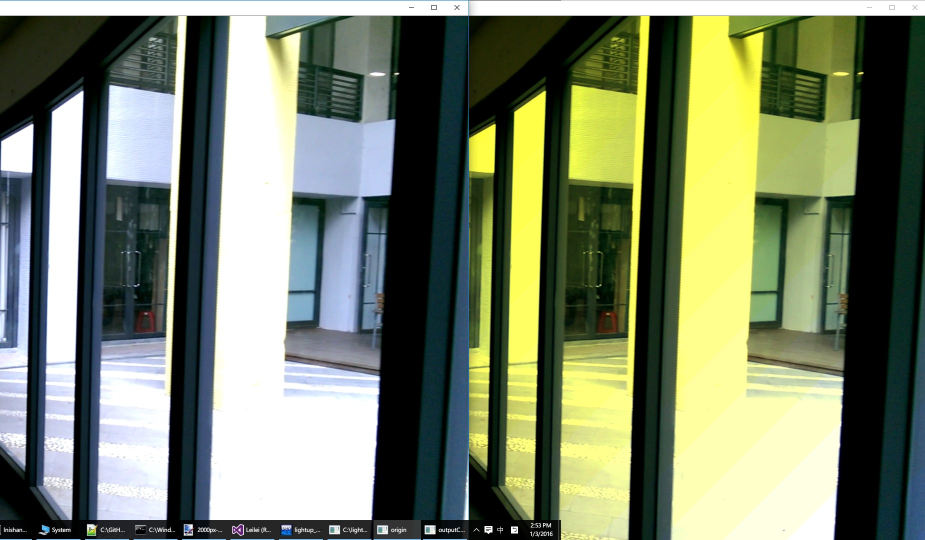
//> input picture _presentation/img/2016-01-03_14-54-03.jpg, 1850 x 1080 px (shown at 1/2 size)
$ ./gray_world_pthread ../_presentation/img/2016-01-03_14-54-03.jpg 100   (built with g++ and OpenCV 4)
//> lines starting //> are read from the running program, lines starting //| are printed output that depends on the picture
#include <opencv2/highgui/highgui.hpp>
#include <opencv2/imgproc/imgproc.hpp>
#include <cstdio>
#include <cstdlib>
#include <cmath>
#include <vector>
#include <algorithm>
#include <ctime>
#include <pthread.h>

using namespace std;
using namespace cv;

struct BGR {
	int b, g, r;
	BGR(int b,int g,int r)
	:b(b), g(g), r(r) {}
};

Mat img;
int threadNum;

int avg[3];

vector< vector<int> > local_int_ret;
void* sumBGR(void *rank) {
	int tid = (long)rank;
	int cols = img.cols;
	int nums = img.rows / threadNum;
	int from = tid * nums;
	int to = (tid==threadNum-1)? img.rows : from + nums;
	int localB=0, localG=0, localR=0;
	for(int i=from; i<to; ++i)
		for(int j=0; j<cols; ++j) {
			localB += img.at<Vec3b>(i,j)[0];
			localG += img.at<Vec3b>(i,j)[1];
			localR += img.at<Vec3b>(i,j)[2];
		}
	local_int_ret[tid][0] = localB;
	local_int_ret[tid][1] = localG;
	local_int_ret[tid][2] = localR;
}

void* normal(void *rank) {
	int tid = (long)rank;
	int avgB = avg[0];
	int avgG = avg[1];
	int avgR = avg[2];
	int base = avg[1];

	int cols = img.cols;
	int nums = img.rows / threadNum;
	int from = tid * nums;
	int to = (tid==threadNum-1)? img.rows : from + nums;
	for(int i=from; i<to; ++i)
		for(int j=0; j<cols; ++j) {
			img.at<Vec3b>(i,j)[0] = min(255,
				(int)(base * img.at<Vec3b>(i,j)[0] / avgB));
			img.at<Vec3b>(i,j)[1] = min(255,
				(int)(base * img.at<Vec3b>(i,j)[1] / avgG));
			img.at<Vec3b>(i,j)[2] = min(255,
				(int)(base * img.at<Vec3b>(i,j)[2] / avgR));
		}
}

int main(int argc, const char** argv){
	if (CV_MAJOR_VERSION < 3) {
		puts("Advise you update to OpenCV3");
	}
	if( argc<2 ) {
		puts("Please specify input image path");
		return 0;
	}
	if( argc<3 ) {
		puts("Please specify thread num");
		return 0;
	}

	// Read an image
	// The 3 channels are BGR (Blue, Green, and Red)
	img = imread(argv[1], 1);
//> img is the input picture: 1080 rows x 1850 cols, CV_8UC3; mean B, G, R 106, 130.6, 121.5
	if( !img.data ) {
		puts("read image failed");
		return 0;
	}
	imshow("origin", img);
	int rows = img.rows;
//> rows = 1080
	int cols = img.cols;
//> cols = 1850
	int picSz = rows * cols;
//> picSz = 1998000

	threadNum = atoi(argv[2]);
//> threadNum = 100
	pthread_t *threads;
	threads = (pthread_t*)malloc(threadNum * sizeof(pthread_t));

	clock_t cnt = clock();

	local_int_ret.resize(threadNum);
//> local_int_ret = 100 items
	for(int i=0; i<threadNum; ++i)
		local_int_ret[i].resize(3);
//> this loop made 100 passes

	threads = (pthread_t*)malloc(threadNum * sizeof(pthread_t));
	for(long i=0; i<threadNum; ++i)
		pthread_create(&threads[i] , NULL, sumBGR, (void*)i);
	for(int i=0; i<threadNum; ++i)
		pthread_join(threads[i] , NULL);
	free(threads);

	int bSum=0, gSum=0, rSum=0;
	for(int i=0; i<threadNum; ++i) {
		bSum += local_int_ret[i][0];
		gSum += local_int_ret[i][1];
		rSum += local_int_ret[i][2];
	}
//> this loop made 100 passes
//> (bSum, gSum, rSum) on passes 1 to 12: (4518520, 4484774, 4393317), (9204764, 9170403, 9070034), (13915024, 13880283, 13778845), (15262811, 15690932, 15409283), (16063490, 17075433, 16577394), (16847438, 18459346, 17753605), (17615674, 19830345, 18923460), (18424921, 21266269, 20178982), (19277294, 22788203, 21529617), (20159241, 24341391, 22911611), (21056529, 25909380, 24310679), (21978554, 27496393, 25725218)
//> after the loop, bSum = 72858128; gSum = 98356031; rSum = 90698065

	avg[0] = bSum / picSz;
//> avg = [36, 0, 0]
	avg[1] = gSum / picSz;
//> avg = [36, 49, 0]
	avg[2] = rSum / picSz;
//> avg = [36, 49, 45]
	printf("avg(b, g, r): %d %d %d\n",avg[0], avg[1], avg[2]);
//| avg(b, g, r): 36 49 45

	// let gAvg = bAvg = rAvg
	threads = (pthread_t*)malloc(threadNum * sizeof(pthread_t));
	for(long i=0; i<threadNum; ++i)
		pthread_create(&threads[i] , NULL, normal, (void*)i);
	for(int i=0; i<threadNum; ++i)
		pthread_join(threads[i] , NULL);
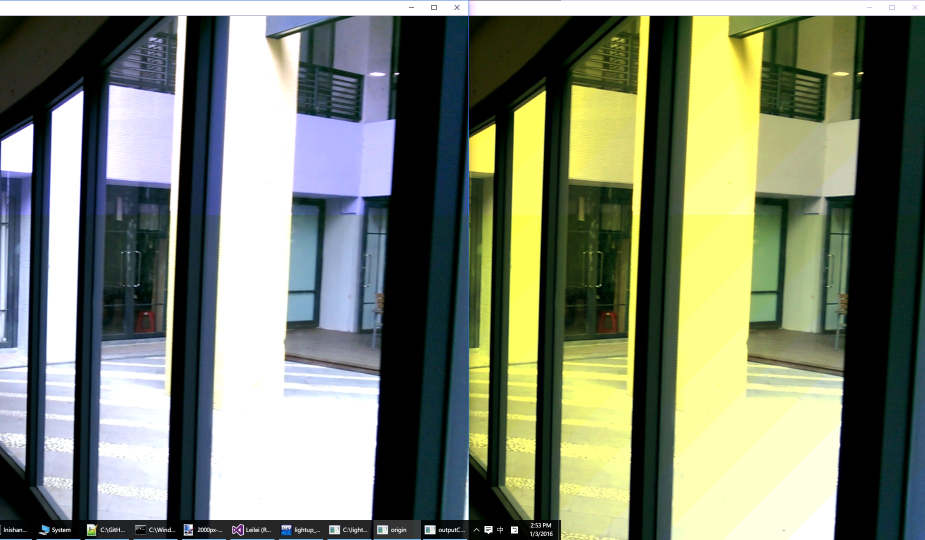
//> img: 1080 rows x 1850 cols, CV_8UC3 (shown at 1/2 size); mean B, G, R 111.8, 130.6, 123.2
	free(threads);

	cnt += clock() - cnt;
	printf("%fms\n", 1.0*cnt / (1.0*CLOCKS_PER_SEC / 1000.0));

	//imshow("white balance", img);
	//waitKey(0);
	return 0;
}
